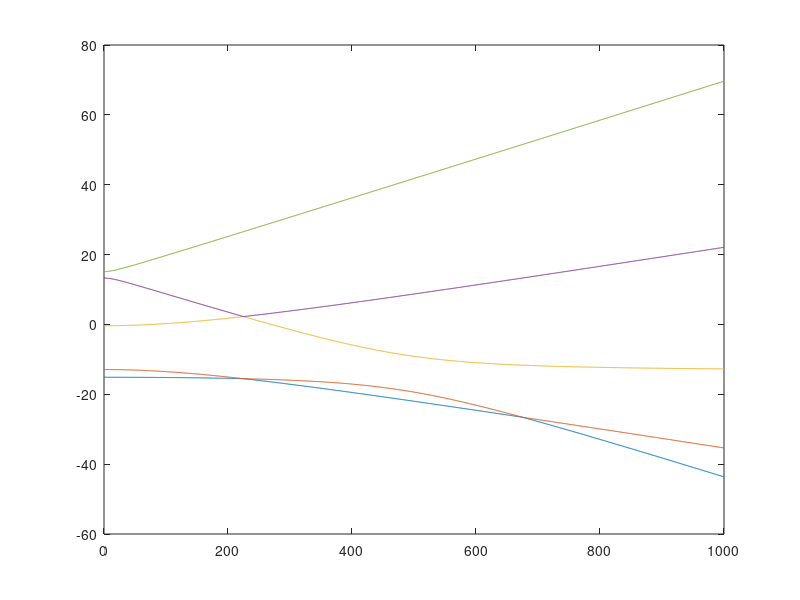

Write the MATLAB code that produced this figure.

%%%%%%%%%%%% IMPORTANT %%%%%%%%%%%%
% The MatLab eig() function returns eigenvalues in ascending order,
% therefore it looks like traces never cross if you zoom in enough. They do
% in fact cross, it just looks like the traces bounce off each other.

clear B_0;
clear g;
clear theta;
clear H;
clear eigenvals;
clear eigenvecs;
clear i;

%%%%%%%%%%%% Diagonalization of Spin Hamiltonian %%%%%%%%%%%%

% Define spin operators

S_z = [2 0 0 0 0;...
       0 1 0 0 0;...
       0 0 0 0 0;...
       0 0 0 -1 0;...
       0 0 0 0 -2];
       
 
S_x = [0 1 0 0 0;...
       1 0 sqrt(6)/2 0 0;...
       0 sqrt(6)/2 0 sqrt(6)/2 0;...
       0 0 sqrt(6)/2 0 1;...
       0 0 0 1 0];


S_y = [0 1/i 0 0 0;...
       -1/i 0 sqrt(6)/2i 0 0;...
       0 -sqrt(6)/2i 0 sqrt(6)/2i 0;...
       0 0 -sqrt(6)/2i 0 1/i;...
       0 0 0 -1/i 0];
 
% Spin operators squared
S_xx = S_x * S_x;
S_yy = S_y * S_y;
S_zz = S_z * S_z;
   
% Spin number
s = 2;

% Matrix of S^2 eigenvalue
S_sq = s*(s+1) * eye(2*s + 1);

% Assign static magnetic field and constants
B_0 = linspace(0,1000,1001); % static magnetic field in mT
u_0 = 13.996; % Bohr magneton-MHz/mT
g = 2.002319;

for i = 1:length(B_0)
    
    term1 = g*u_0*B_0(i)*S_z;
    term2 = (3*2213)*(S_zz - (1/3)*S_sq); % b20/cm^-1 = 0.2213 (cm^-1*3*10^4 in MHz) 
    term3 = (1/3)*(3*2091)*(S_xx - S_yy); % b22/cm^-1 = 0.2091 Bushcher and Lehmann
    
    H = term1 + term2 + term3;
    
    [V,E] = eig(H,'vector'); % V is matrix of eigenvectors, D is column of eigenvalues
    
    eigenvals(:,i) = E/1000; % each individual E is the ith column in eigenval
    eigenvecs(:,:,i) = V; % each individual V is the ith item in eigenvecs               
    % eigenvecs is not used, but nice to have for reference
    % basis is |s,m>
    
end

% Assemble data
eigenvals_vs_BField_data = [transpose(B_0),transpose(eigenvals)];

% Plot each column of data separately
plot(B_0,eigenvals_vs_BField_data(:,2),B_0,eigenvals_vs_BField_data(:,3),B_0,eigenvals_vs_BField_data(:,4),B_0,eigenvals_vs_BField_data(:,5),B_0,eigenvals_vs_BField_data(:,6));
